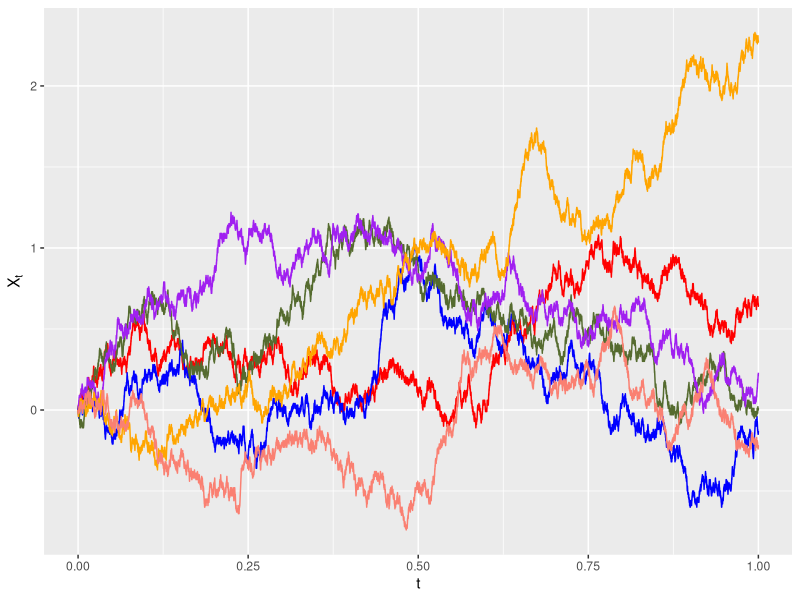
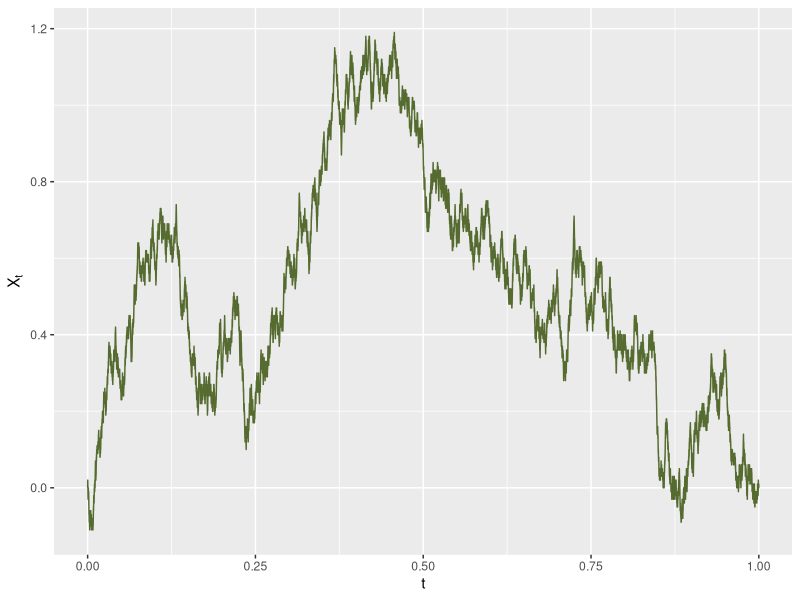
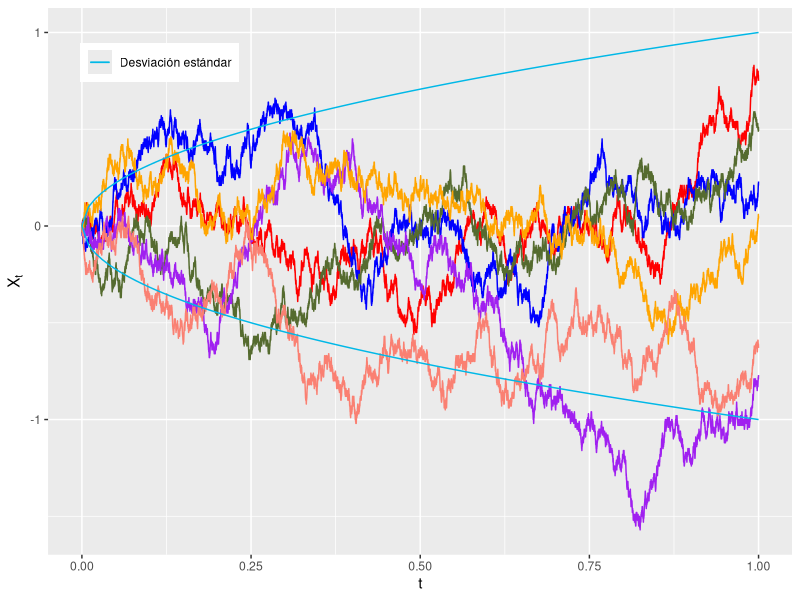
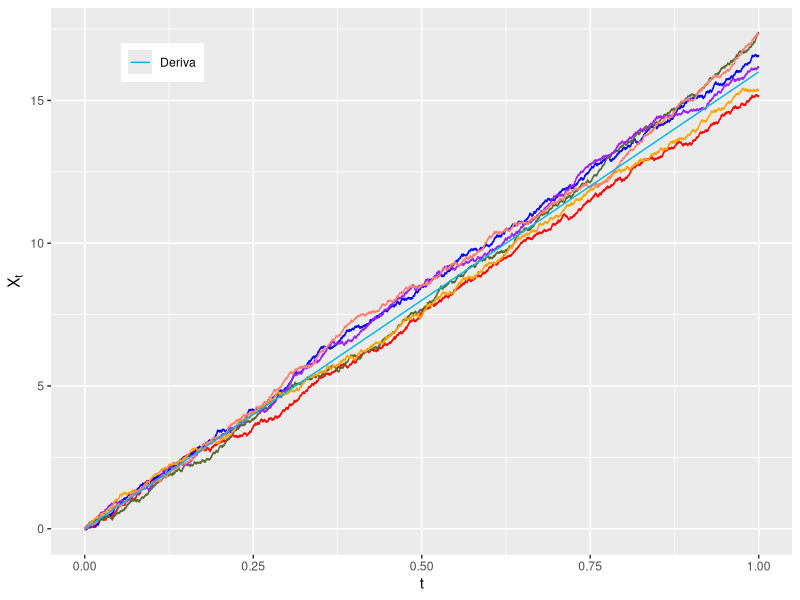
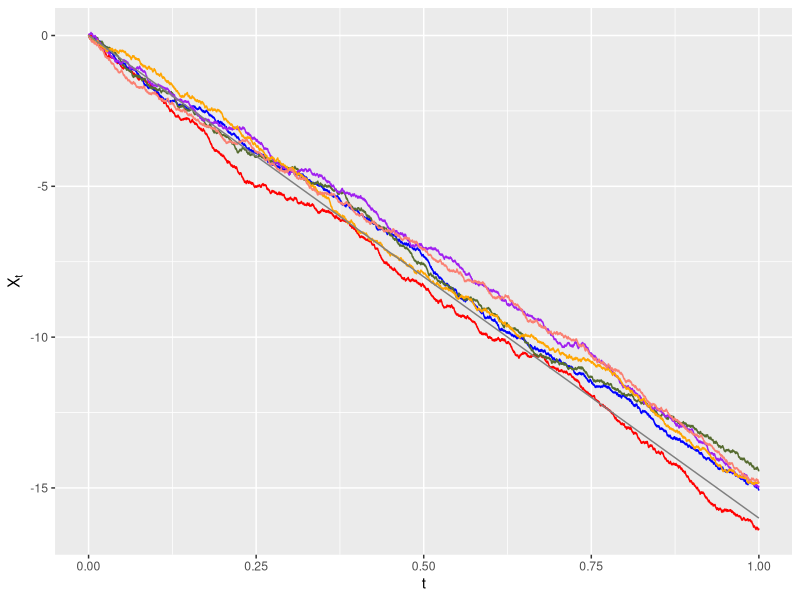
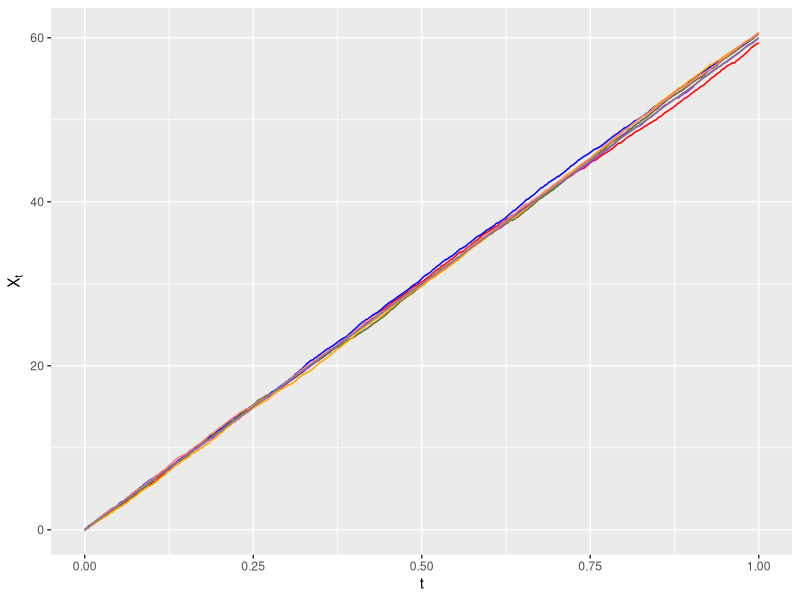
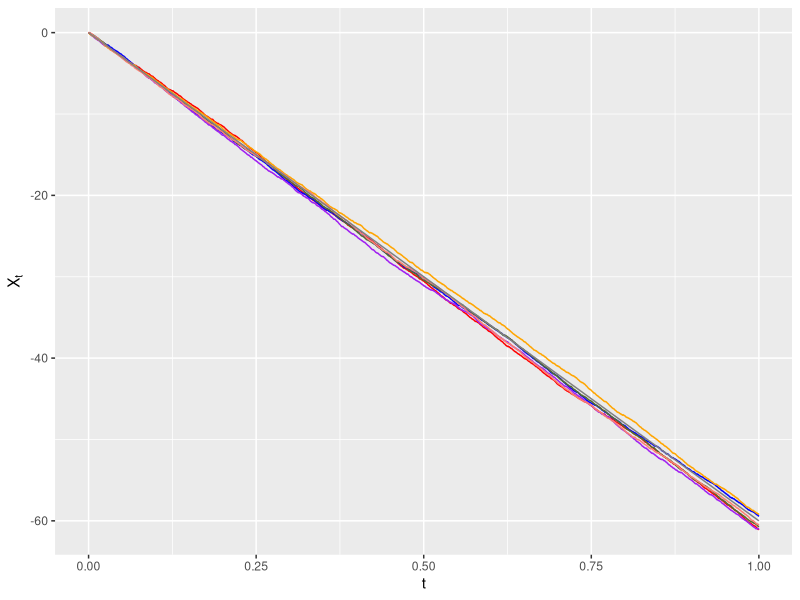
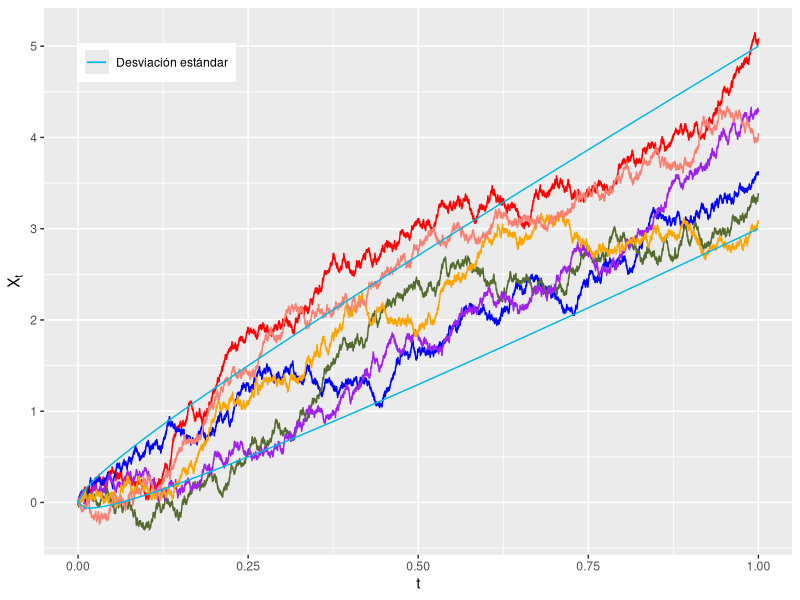

Here is the R script that generated these plots, in order:
library(ggplot2)

# Esta función simula una aproximación de un movimiento Browiniano
browniano <- function(N,p){
  n <- rbinom(N,1,p)
  n <- 1*(n==1) - 1*(n==0)
  z <- c(0)
  for(i in 1:(N-1)){
    z[i+1] <- z[i] + n[i]
  }
  z <- z/sqrt(N)
  return(z)
}

# Generar trayectorias del movimiento browninano
p <- 1/2
N <- 10**4
axis <- seq(0,1,length=N)
frame <- data.frame(axis)
for(i in 1:6){
  b <- browniano(N,p)
  frame <- data.frame(frame,b)
}

bplot <- ggplot( data=frame, aes(x=axis)) + geom_line( aes(y=b), color="red") +
  geom_line( aes(y=b.1), color="blue") + geom_line( aes(y=b.2), color="darkolivegreen") + geom_line( aes(y=b.3), color="purple") +
  geom_line( aes(y=b.4), color="orange") + geom_line( aes(y=b.5), color="salmon") +
  labs(x=quote(t), y=quote(X[t]))
print(bplot)


# Una sola tryectoria

ggplot(data = frame, aes(x=axis)) + geom_line( aes(y=b.2), color="darkolivegreen") + labs(x=quote(t), y=quote(X[t]))

# Función sqrt(t)
msqrt <- function(vec){
  return(-sqrt(vec))
}

sqrtframe <- data.frame(axis)
for(i in 1:6){
  b <- browniano(N,p)
  sqrtframe <- data.frame(sqrtframe,b)
}

sqrtplot <- ggplot( data=sqrtframe, aes(x=axis)) + geom_line( aes(y=b), color="red") +
  geom_line( aes(y=b.1), color="blue") + geom_line( aes(y=b.2), color="darkolivegreen") + geom_line( aes(y=b.3), color="purple") +
  geom_line( aes(y=b.4), color="orange") + geom_line( aes(y=b.5), color="salmon") +
  geom_function(fun=sqrt, aes(color="Desviación estándar") ) + geom_function(fun=msqrt, aes(color="Desviación estándar") ) + labs(x=quote(t), y=quote(X[t])) +
  scale_color_manual(name=NULL , breaks=c('Desviación estándar'), values=c('Desviación estándar'='#00B8E7')) +
  theme(legend.position = c(0.15, 0.9) )
print(sqrtplot)


# Función deriva (variar p_N)
p_N <- 0.58

deriva <- function(vec){
  sqrt(N)*(2*p_N - 1)*vec
}

derframe <- data.frame(axis)
for(i in 1:6){
  b <- browniano(N,p_N)
  derframe <- data.frame(derframe,b)
}
derplot <- ggplot( data=derframe, aes(x=axis)) + geom_line( aes(y=b), color="red") +
  geom_line( aes(y=b.1), color="blue") + geom_line( aes(y=b.2), color="darkolivegreen") + geom_line( aes(y=b.3), color="purple") +
  geom_line( aes(y=b.4), color="orange") + geom_line( aes(y=b.5), color="salmon") +
  geom_function(fun=deriva, aes(color="Deriva") ) + labs(x=quote(t), y=quote(X[t])) + 
  labs(x=quote(t), y=quote(X[t])) + scale_color_manual(name=NULL , breaks=c('Deriva'), values=c('Deriva'='#00B8E7')) +
  theme(legend.position = c(0.15, 0.9) )
print(derplot)

# Con p_N = 0.42
p_N <- 0.42

deriva <- function(vec){
  sqrt(N)*(2*p_N - 1)*vec
}

derframe <- data.frame(axis)
for(i in 1:6){
  b <- browniano(N,p_N)
  derframe <- data.frame(derframe,b)
}
derplot <- ggplot( data=derframe, aes(x=axis)) + geom_line( aes(y=b), color="red") +
  geom_line( aes(y=b.1), color="blue") + geom_line( aes(y=b.2), color="darkolivegreen") + geom_line( aes(y=b.3), color="purple") +
  geom_line( aes(y=b.4), color="orange") + geom_line( aes(y=b.5), color="salmon") +
  geom_function(fun=deriva, aes(color="Deriva") ) + labs(x=quote(t), y=quote(X[t])) + 
  labs(x=quote(t), y=quote(X[t])) + scale_color_manual(name=NULL , breaks=c('Media'), values=c('Media'='#00B8E7')) +
  theme(legend.position = c(0.15, 0.9) )
print(derplot)

# Con p_N = 0.8
p_N <- 0.8

deriva <- function(vec){
  sqrt(N)*(2*p_N - 1)*vec
}

derframe <- data.frame(axis)
for(i in 1:6){
  b <- browniano(N,p_N)
  derframe <- data.frame(derframe,b)
}
derplot <- ggplot( data=derframe, aes(x=axis)) + geom_line( aes(y=b), color="red") +
  geom_line( aes(y=b.1), color="blue") + geom_line( aes(y=b.2), color="darkolivegreen") + geom_line( aes(y=b.3), color="purple") +
  geom_line( aes(y=b.4), color="orange") + geom_line( aes(y=b.5), color="salmon") +
  geom_function(fun=deriva, aes(color="Deriva") ) + labs(x=quote(t), y=quote(X[t])) + 
  labs(x=quote(t), y=quote(X[t])) + scale_color_manual(name=NULL , breaks=c('Media'), values=c('Media'='#00B8E7')) +
  theme(legend.position = c(0.15, 0.9) )
print(derplot)

# Con p_N = 0.2
p_N <- 0.2

deriva <- function(vec){
  sqrt(N)*(2*p_N - 1)*vec
}

derframe <- data.frame(axis)
for(i in 1:6){
  b <- browniano(N,p_N)
  derframe <- data.frame(derframe,b)
}
derplot <- ggplot( data=derframe, aes(x=axis)) + geom_line( aes(y=b), color="red") +
  geom_line( aes(y=b.1), color="blue") + geom_line( aes(y=b.2), color="darkolivegreen") + geom_line( aes(y=b.3), color="purple") +
  geom_line( aes(y=b.4), color="orange") + geom_line( aes(y=b.5), color="salmon") +
  geom_function(fun=deriva, aes(color="Deriva") ) + labs(x=quote(t), y=quote(X[t])) + 
  labs(x=quote(t), y=quote(X[t])) + scale_color_manual(name=NULL , breaks=c('Media'), values=c('Media'='#00B8E7')) +
  theme(legend.position = c(0.15, 0.9) )
print(derplot)


# Función sqrt con deriva
alpha <- 4
p_N <- 1/2 + alpha / (2*sqrt(N))
banda1 <- function(vec){
  return( alpha*vec + sqrt(vec) )
}

banda2 <- function(vec){
  return( alpha*vec - sqrt(vec) )
}

evoframe <- data.frame(axis)
for(i in 1:6){
  b <- browniano(N,p_N)
  evoframe <- data.frame(evoframe,b)
}

evoplot <- ggplot( data=evoframe, aes(x=axis)) + geom_line( aes(y=b), color="red") +
  geom_line( aes(y=b.1), color="blue") + geom_line( aes(y=b.2), color="darkolivegreen") + geom_line( aes(y=b.3), color="purple") +
  geom_line( aes(y=b.4), color="orange") + geom_line( aes(y=b.5), color="salmon") +
  geom_function(fun=banda1, aes(color="Desviación estándar")) + geom_function(fun=banda2, aes(color="Desviación estándar")) + 
  labs(x=quote(t), y=quote(X[t])) + scale_color_manual(name=NULL , breaks=c('Desviación estándar'), values=c('Desviación estándar'='#00B8E7')) +
  theme(legend.position = c(0.15, 0.9) )
print(evoplot)


# Función sqrt con deriva con alpha = 20
alpha <- 20
p_N <- 1/2 + alpha / (2*sqrt(N))
banda1 <- function(vec){
  return( alpha*vec + sqrt(vec) )
}

banda2 <- function(vec){
  return( alpha*vec - sqrt(vec) )
}

evoframe <- data.frame(axis)
for(i in 1:6){
  b <- browniano(N,p_N)
  evoframe <- data.frame(evoframe,b)
}

evoplot <- ggplot( data=evoframe, aes(x=axis)) + geom_line( aes(y=b), color="red") +
  geom_line( aes(y=b.1), color="blue") + geom_line( aes(y=b.2), color="darkolivegreen") + geom_line( aes(y=b.3), color="purple") +
  geom_line( aes(y=b.4), color="orange") + geom_line( aes(y=b.5), color="salmon") +
  geom_function(fun=banda1, aes(color="Desviación estándar")) + geom_function(fun=banda2, aes(color="Desviación estándar")) + 
  labs(x=quote(t), y=quote(X[t])) + scale_color_manual(name=NULL , breaks=c('Desviación estándar'), values=c('Desviación estándar'='#00B8E7')) +
  theme(legend.position = c(0.15, 0.9) )
print(evoplot)


# Función sqrt con deriva con alpha = 40
alpha <- 20
p_N <- 1/2 + alpha / (2*sqrt(N))
banda1 <- function(vec){
  return( alpha*vec + sqrt(vec) )
}

banda2 <- function(vec){
  return( alpha*vec - sqrt(vec) )
}

evoframe <- data.frame(axis)
for(i in 1:6){
  b <- browniano(N,p_N)
  evoframe <- data.frame(evoframe,b)
}

evoplot <- ggplot( data=evoframe, aes(x=axis)) + geom_line( aes(y=b), color="red") +
  geom_line( aes(y=b.1), color="blue") + geom_line( aes(y=b.2), color="darkolivegreen") + geom_line( aes(y=b.3), color="purple") +
  geom_line( aes(y=b.4), color="orange") + geom_line( aes(y=b.5), color="salmon") +
  geom_function(fun=banda1, aes(color="Desviación estándar")) + geom_function(fun=banda2, aes(color="Desviación estándar")) + 
  labs(x=quote(t), y=quote(X[t])) + scale_color_manual(name=NULL , breaks=c('Desviación estándar'), values=c('Desviación estándar'='#00B8E7')) +
  theme(legend.position = c(0.15, 0.9) )
print(evoplot)
